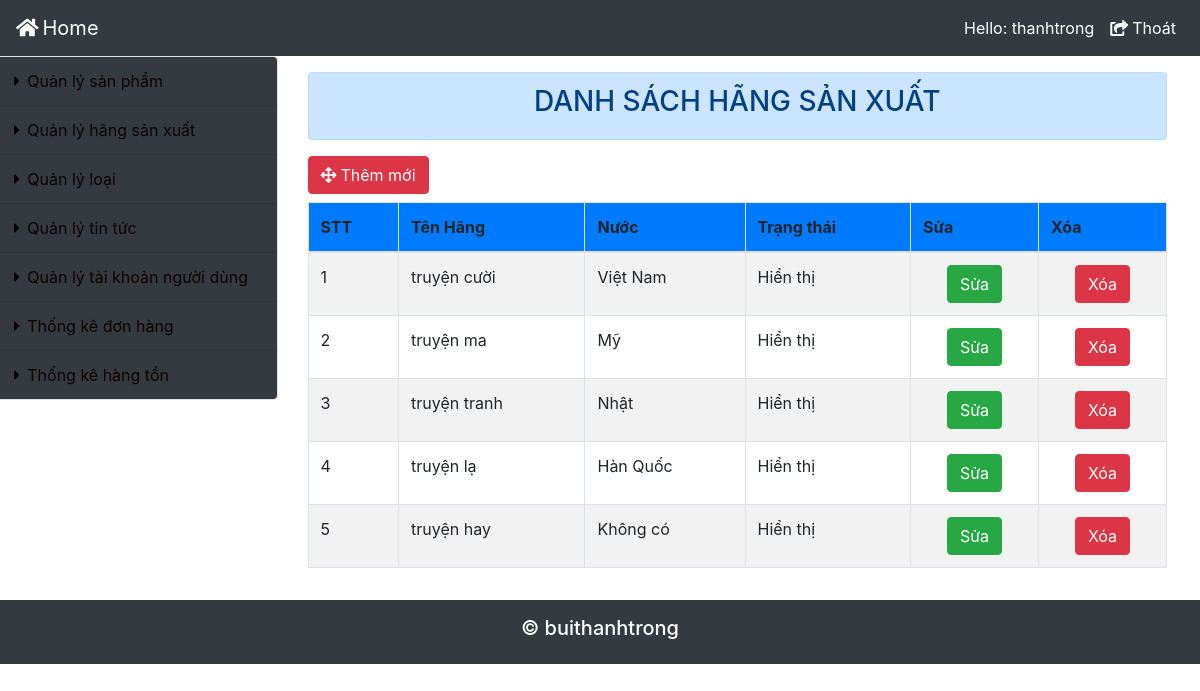
The app's page /Admin/index_admin.php?nc=hsx (signed in) with its own data.
### tables this page shows
CREATE TABLE `tbl_hangsx` (
  `IDHang` int(11) NOT NULL,
  `TenHang` varchar(100) NOT NULL,
  `Nuoc` varchar(50) NOT NULL,
  `TrangThai` int(11) NOT NULL
);

### Admin/dshsx.php (the view, shortened to what this page needs)
<div class="alert alert-primary mt-3 text-center" role="alert">
    <h3>DANH SÁCH HÃNG SẢN XUẤT</h3>
</div>
<div>
    <a href="index_admin.php?nc=themhsx">
        <button class="btn btn-danger mr-4 mb-2"><i class='fas fa-arrows-alt mr-1'></i>Thêm mới</button>
    </a>
</div>
<div class="table-responsive">
    <table class="table table-striped table-bordered" cellspacing="0">
        <thead>
            <tr class="bg-primary">
                <th>STT</th>
                <th>Tên Hãng</th>
                <th>Nước</th>
                <th>Trạng thái</th>
                <th>Sửa</th>
                <th>Xóa</th>
            </tr>
        </thead>
        <tbody>
            <?php
            $con = mysqli_connect('localhost', 'root', '', 'sqlserver');
            mysqli_set_charset($con, 'utf8');
            $sql_table_hsx = "SELECT * FROM tbl_hangsx order by IDHang ASC";
            $kq = mysqli_query($con, $sql_table_hsx);
            $i = 1;
            while ($row = mysqli_fetch_assoc($kq)) {
                ?>
                <tr>
                    <td><?php echo $i; ?></td>
                    <td><?php echo $row['TenHang']; ?></td>
                    <td><?php echo $row['Nuoc']; ?></td>
                    <td><?php if ($row['TrangThai'] == 1) {
                                echo "Hiển thị";
                            } else {
                                echo "Không hiển thị";
                            }; ?></td>
                    <td style="vertical-align: middle; text-align: center;">
                        <a href="index_admin.php?nc=suahsx&id=<?php echo $row['IDHang']; ?>">
                            <button class="btn btn-success">Sửa</button>
                        </a>
                    </td>
                    <td style="vertical-align: middle; text-align: center;">
                        <a onclick="return confirm('Bạn có chắc là muốn xóa hãng sản xuất này không?');" href="index_admin.php?nc=hsx&action=deletehsx&id=<?php echo $row['IDHang'];?>">
                            <button class="btn btn-danger">Xóa</button>
                        </a>
                    </td>
                </tr>
            <?php
                $i++;
            }
            ?>
        </tbody>
    </table>
</div>

### records on screen
tbl_hangsx: TenHang "truyện cười", Nuoc "Việt Nam", TrangThai "Hiển thị"
tbl_hangsx: TenHang "truyện ma", Nuoc "Mỹ", TrangThai "Hiển thị"
tbl_hangsx: TenHang "truyện tranh", Nuoc "Nhật", TrangThai "Hiển thị"
tbl_hangsx: TenHang "truyện lạ", Nuoc "Hàn Quốc", TrangThai "Hiển thị"
tbl_hangsx: TenHang "truyện hay", Nuoc "Không có", TrangThai "Hiển thị"

### other values on screen
$_SESSION['tendnadmin'] "thanhtrong"
